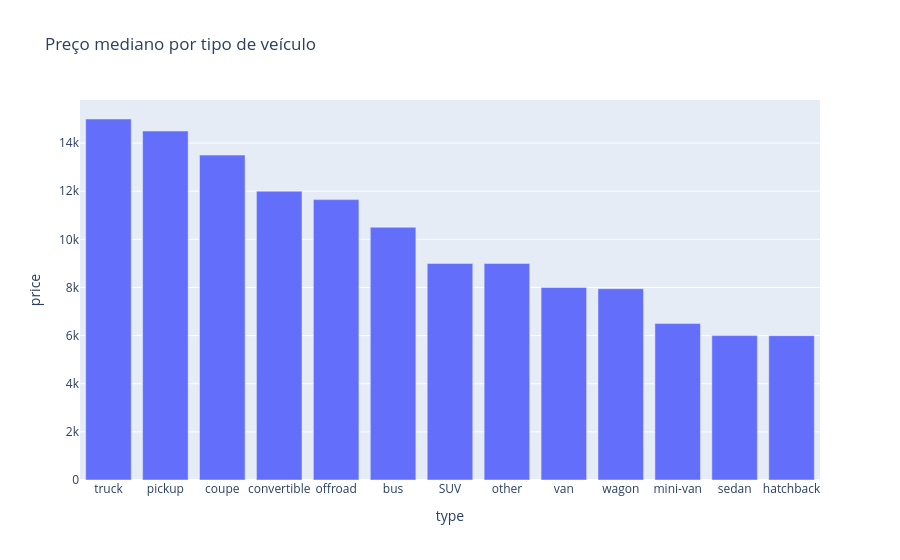

The notebook cell this image was saved under:
### Code cell
median_by_type = clean.groupby('type')['price'].median().sort_values(ascending=False).reset_index()
fig = px.bar(median_by_type, x='type', y='price', title='Preço mediano por tipo de veículo')
fig.show()

### Figure 1 — Plotly figure (JSON) as saved in the notebook; plotly's stock layout.template omitted (floating-point values rounded to 4 significant figures)
{"data": [{"hovertemplate": "type=%{x}<br>price=%{y}<extra></extra>", "legendgroup": "", "marker": {"color": "#636efa", "pattern": {"shape": ""}}, "name": "", "orientation": "v", "showlegend": false, "textposition": "auto", "type": "bar", "x": ["truck", "pickup", "coupe", "convertible", "offroad", "bus", "SUV", "other", "van", "wagon", "mini-van", "sedan", "hatchback"], "xaxis": "x", "y": [15000.0, 14500.0, 13500.0, 12000.0, 11650.0, 10500.0, 8995.0, 8995.0, 7999.0, 7950.0, 6500.0, 6000.0, 5998.0], "yaxis": "y"}], "layout": {"barmode": "relative", "legend": {"tracegroupgap": 0}, "title": {"text": "Preço mediano por tipo de veículo"}, "xaxis": {"anchor": "y", "domain": [0, 1], "title": {"text": "type"}}, "yaxis": {"anchor": "x", "domain": [0, 1], "title": {"text": "price"}}}}
